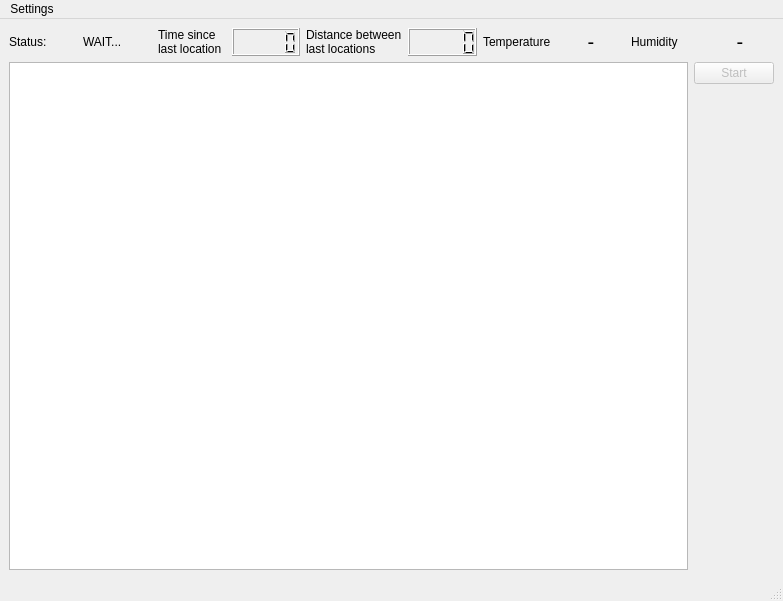
<?xml version="1.0" encoding="UTF-8"?>
<!--
  Copyright (C) 2026 Emiliano Farías <efarias@iado-conicet.gob.ar>

  This program is free software: you can redistribute it and/or modify
  it under the terms of the GNU General Public License as published by
  the Free Software Foundation, either version 3 of the License, or
  (at your option) any later version.

  This program is distributed in the hope that it will be useful,
  but WITHOUT ANY WARRANTY; without even the implied warranty of
  MERCHANTABILITY or FITNESS FOR A PARTICULAR PURPOSE. See the
  GNU General Public License for more details.

  You should have received a copy of the GNU General Public License
  along with this program. If not, see <https://gnu.org>.
-->
<ui version="4.0">
 <class>MainWindow</class>
 <widget class="QMainWindow" name="MainWindow">
  <property name="geometry">
   <rect>
    <x>0</x>
    <y>0</y>
    <width>783</width>
    <height>601</height>
   </rect>
  </property>
  <property name="windowTitle">
   <string notr="true">MobileStationDesktop</string>
  </property>
  <widget class="QWidget" name="MainWdt">
   <layout class="QVBoxLayout" name="verticalLayout">
    <item>
     <layout class="QHBoxLayout" name="connectionLout">
      <property name="sizeConstraint">
       <enum>QLayout::SizeConstraint::SetNoConstraint</enum>
      </property>
      <item>
       <widget class="QLabel" name="StatusLbl">
        <property name="text">
         <string>Status:</string>
        </property>
       </widget>
      </item>
      <item>
       <widget class="QLabel" name="StatusVbeLbl">
        <property name="text">
         <string>WAIT...</string>
        </property>
       </widget>
      </item>
      <item>
       <widget class="QLabel" name="TimeLbl">
        <property name="text">
         <string>Time since
last location</string>
        </property>
       </widget>
      </item>
      <item>
       <widget class="QLCDNumber" name="TimeLcd"/>
      </item>
      <item>
       <widget class="QLabel" name="DistanceLbl">
        <property name="text">
         <string>Distance between
last locations</string>
        </property>
       </widget>
      </item>
      <item>
       <widget class="QLCDNumber" name="DistanceVbeLbl"/>
      </item>
      <item>
       <widget class="QLabel" name="TempLbl">
        <property name="text">
         <string>Temperature</string>
        </property>
       </widget>
      </item>
      <item>
       <widget class="QLabel" name="TempVbeLbl">
        <property name="font">
         <font>
          <pointsize>15</pointsize>
         </font>
        </property>
        <property name="text">
         <string>-</string>
        </property>
        <property name="alignment">
         <set>Qt::AlignmentFlag::AlignCenter</set>
        </property>
       </widget>
      </item>
      <item>
       <widget class="QLabel" name="HumLbl">
        <property name="text">
         <string>Humidity</string>
        </property>
       </widget>
      </item>
      <item>
       <widget class="QLabel" name="HumVbeLbl">
        <property name="font">
         <font>
          <pointsize>15</pointsize>
         </font>
        </property>
        <property name="text">
         <string>-</string>
        </property>
        <property name="alignment">
         <set>Qt::AlignmentFlag::AlignCenter</set>
        </property>
       </widget>
      </item>
     </layout>
    </item>
    <item>
     <layout class="QHBoxLayout" name="BottomLout">
      <item>
       <widget class="MainGraphicsView" name="mapGV">
        <property name="sizePolicy">
         <sizepolicy hsizetype="Expanding" vsizetype="Expanding">
          <horstretch>0</horstretch>
          <verstretch>0</verstretch>
         </sizepolicy>
        </property>
       </widget>
      </item>
      <item>
       <layout class="QVBoxLayout" name="ButtonsLout">
        <property name="sizeConstraint">
         <enum>QLayout::SizeConstraint::SetFixedSize</enum>
        </property>
        <item>
         <widget class="QPushButton" name="StartStopBtn">
          <property name="enabled">
           <bool>false</bool>
          </property>
          <property name="sizePolicy">
           <sizepolicy hsizetype="Minimum" vsizetype="Maximum">
            <horstretch>0</horstretch>
            <verstretch>0</verstretch>
           </sizepolicy>
          </property>
          <property name="text">
           <string>Start</string>
          </property>
         </widget>
        </item>
        <item>
         <spacer name="ButtonsSper">
          <property name="orientation">
           <enum>Qt::Orientation::Vertical</enum>
          </property>
          <property name="sizeHint" stdset="0">
           <size>
            <width>20</width>
            <height>40</height>
           </size>
          </property>
         </spacer>
        </item>
       </layout>
      </item>
     </layout>
    </item>
   </layout>
  </widget>
  <widget class="QStatusBar" name="statusbar"/>
  <widget class="QMenuBar" name="menuBar">
   <property name="geometry">
    <rect>
     <x>0</x>
     <y>0</y>
     <width>783</width>
     <height>30</height>
    </rect>
   </property>
   <widget class="QMenu" name="menuSettings">
    <property name="title">
     <string notr="true">Settings</string>
    </property>
    <addaction name="actionStorage_directory"/>
   </widget>
   <addaction name="menuSettings"/>
  </widget>
  <action name="actionStorage_directory">
   <property name="text">
    <string>Storage directory...</string>
   </property>
  </action>
 </widget>
 <customwidgets>
  <customwidget>
   <class>MainGraphicsView</class>
   <extends>QGraphicsView</extends>
   <header>.GUIExtras</header>
  </customwidget>
 </customwidgets>
 <resources/>
 <connections/>
</ui>
